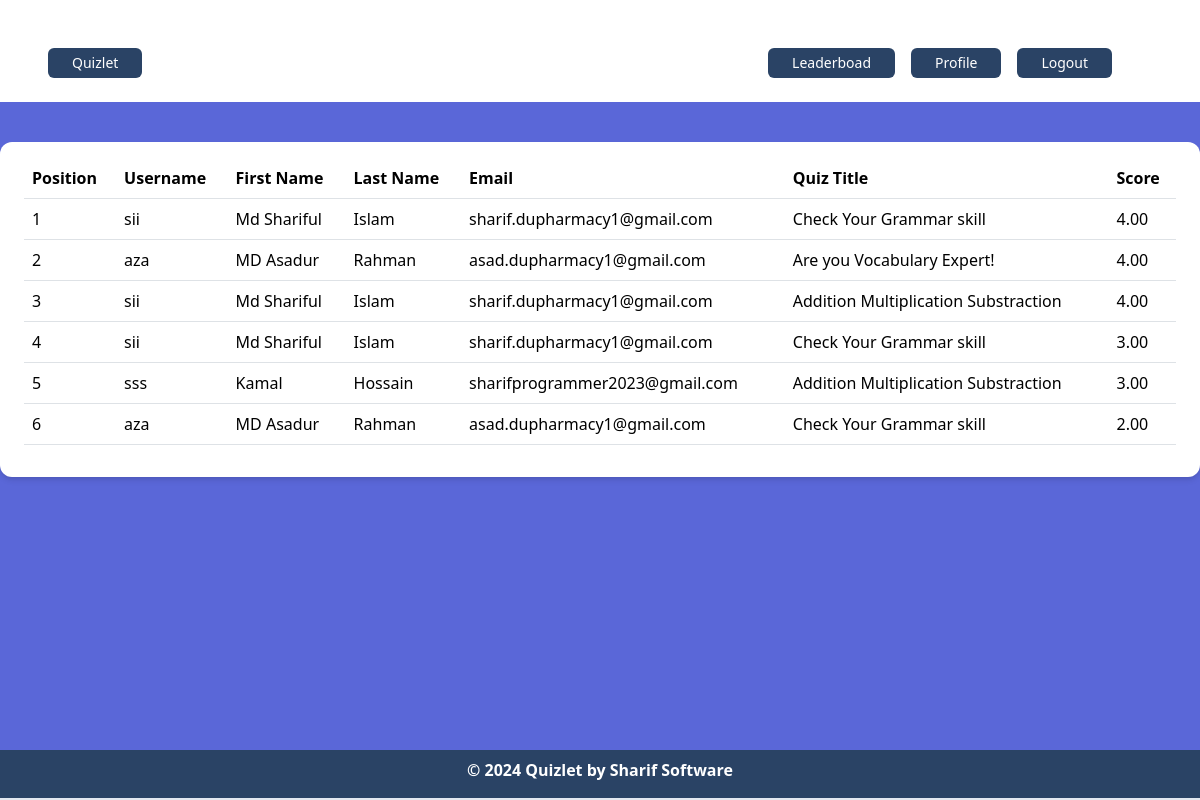
The app's page /account/leaderboad/ (signed in) with its own data.
### quiz/models.py (models this page shows, shortened)
class QuizAttempt(models.Model):
    user = models.ForeignKey(UserAccount, on_delete=models.CASCADE)
    quiz = models.ForeignKey(Quiz, on_delete=models.CASCADE)
    start_time = models.DateTimeField(auto_now_add=True)
    end_time = models.DateTimeField(blank=True, null=True)
    score = models.DecimalField(max_digits=5, decimal_places=2, default=0)

class Quiz(models.Model):
    title= models.CharField(max_length=100)
    description= models.TextField()
    category = models.ForeignKey(QuizCategory, on_delete=models.CASCADE)
    has_time_limit = models.BooleanField(default=False)
    time_limit = models.PositiveIntegerField(blank=True, null=True)
    average_rating = models.DecimalField(max_digits=5, decimal_places=2, default=0, blank=True, null=True)

### account/models.py (models this page shows, shortened)
class UserAccount(models.Model):
    user= models.OneToOneField(User, related_name='account', on_delete= models.CASCADE )
    birth_date = models.DateField(null=True, blank=True)
    gender = models.CharField(max_length=10, choices=GENDER_TYPE)

### account/views.py (the view)
# urls.py: path("leaderboad/", views.leaderboad, name="leaderboad"),
@login_required
def leaderboad(request):
    quiz_attempt= QuizAttempt.objects.all().order_by('-score')[:10]
    enumerated_quiz_attempt = list(enumerate(quiz_attempt, start=1))
    return render(request, 'accounts/leaderboad.html', {'enumerated_lists': enumerated_quiz_attempt})

### account/templates/accounts/leaderboad.html
{% extends "base.html" %}
{% block body %}
<div class="my-10 py-3 px-4 bg-white rounded-xl shadow-md">
<table class="table">
    <thead>
      <tr>
        <th scope="col">Position</th>
        <th scope="col">Username</th>
        <th scope="col">First Name</th>
        <th scope="col">Last Name</th>
        <th scope="col">Email</th>
        <th scope="col">Quiz Title</th>
        <th scope="col">Score</th>
      </tr>
    </thead>
    <tbody>
      {% for index, attempt in enumerated_lists %}
        <tr>
          <td>{{index}}</td>
          <td>{{attempt.user.user.username}}</td>
          <td>{{attempt.user.user.first_name}}</td>
          <td>{{attempt.user.user.last_name}}</td>
          <td>{{attempt.user.user.email}}</td>
          <td>{{attempt.quiz.title}}</td>
          <td>{{attempt.score}}</td>
        </tr>
      {% endfor %}
    </tbody>
  </table>
</div>
{% endblock %}

### records on screen
QuizAttempt: index "1", user.user.username "sii", user.user.first_name "Md Shariful", user.user.last_name "Islam", user.user.email "sharif.dupharmacy1@gmail.com", quiz "Check Your Grammar skill", score "4.00"
QuizAttempt: index "2", user.user.username "aza", user.user.first_name "MD Asadur", user.user.last_name "Rahman", user.user.email "asad.dupharmacy1@gmail.com", quiz "Are you Vocabulary Expert!", score "4.00"
QuizAttempt: index "3", user.user.username "sii", user.user.first_name "Md Shariful", user.user.last_name "Islam", user.user.email "sharif.dupharmacy1@gmail.com", quiz "Addition Multiplication Substraction", score "4.00"
QuizAttempt: index "4", user.user.username "sii", user.user.first_name "Md Shariful", user.user.last_name "Islam", user.user.email "sharif.dupharmacy1@gmail.com", quiz "Check Your Grammar skill", score "3.00"
QuizAttempt: index "5", user.user.username "sss", user.user.first_name "Kamal", user.user.last_name "Hossain", user.user.email "sharifprogrammer2023@gmail.com", quiz "Addition Multiplication Substraction", score "3.00"
QuizAttempt: index "6", user.user.username "aza", user.user.first_name "MD Asadur", user.user.last_name "Rahman", user.user.email "asad.dupharmacy1@gmail.com", quiz "Check Your Grammar skill", score "2.00"
